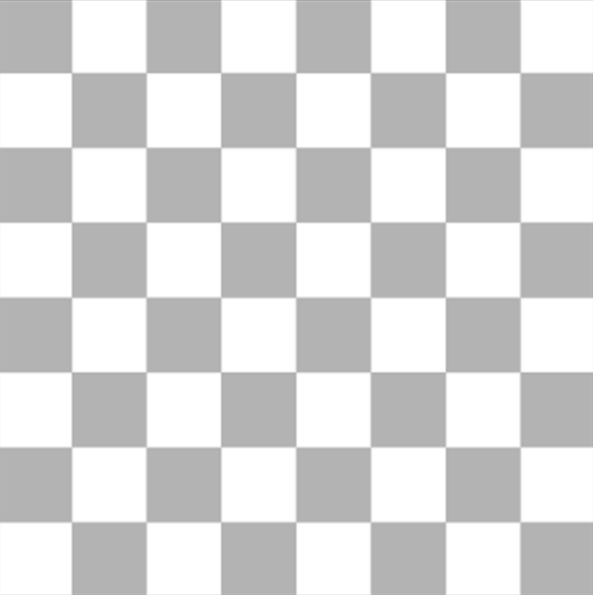
#> input picture images/week2_histogram/pic_1.png, 593 x 595 px, shrunk from 690 x 692 before the run
$ jupyter execute week2.ipynb
#> lines starting #> are read from the running program, lines starting #| are printed output that depends on the picture
[cell 1]
import numpy as np
import matplotlib.pyplot as plt
import cv2

[cell 2]
sameHisImagePath1 = "images/week2_histogram/pic_1.png"
sameHisImagePath2 = "images/week2_histogram/pic_2.png"
sameHisImagePath3 = "images/week2_histogram/pic_3.png"

# plot the histogram
def plotHistogram(imagePath):
#> called with imagePath = 'images/week2_histogram/pic_1.png'
    img = cv2.imread(imagePath, cv2.IMREAD_GRAYSCALE) # what imread do is to read the image in BGR format
#> img is the input picture: shape (595, 593); min 163, max 255, mean 216.4
    hist, bins = np.histogram(img.flatten(), 256, [0, 256]) # what histogram do is to calculate the histogram of the image what it returns is the histogram and the bins
#> hist = 256 values, max 154884 at index 255, min 0 at index 0, mean 1378.3; bins = 257 values from 0 to 256
    plt.hist(img.flatten(), 256, [0, 256], color='b')
    plt.xlim([0, 256])
    plt.show()
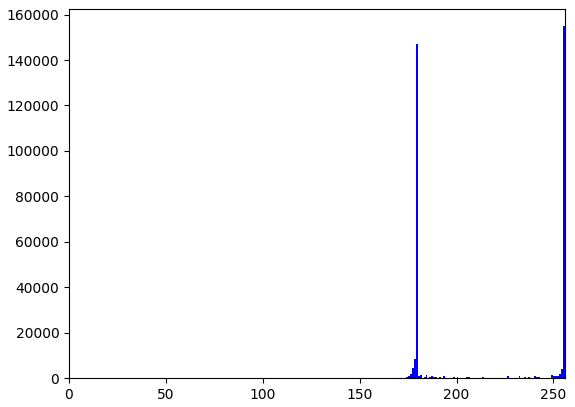
#> figure drawn by matplotlib, 1 panel; tallest bar 154884 high, from x = 255 to 256

plotHistogram(sameHisImagePath1)
plotHistogram(sameHisImagePath2)
#> call 2 of plotHistogram, with imagePath = 'images/week2_histogram/pic_2.png'
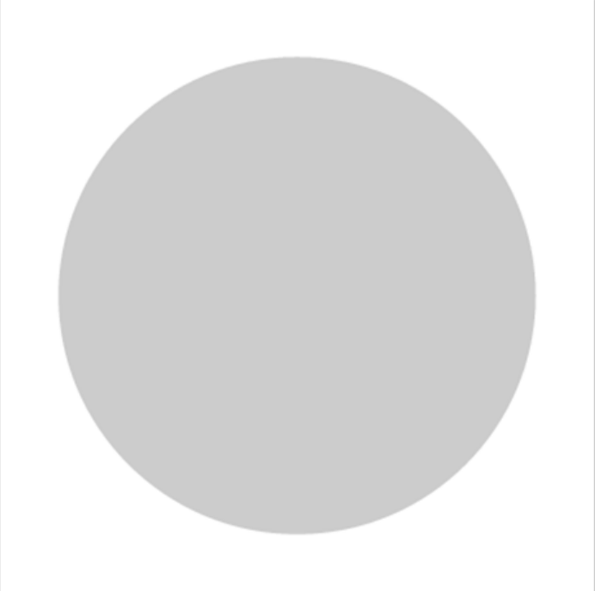
#> input picture images/week2_histogram/pic_2.png, 595 x 591 px, shrunk from 692 x 688 before the run
#> in plotHistogram, img is the input picture: shape (591, 595); min 200, max 255, mean 228.9
#> in plotHistogram (call 2), `hist, bins = np.histogram(img.flatten(), 256, [0, 256])`: hist = 256 values, max 174029 at index 204, min 0 at index 0, mean 1373.6
#> in plotHistogram (call 2), `plt.show()`:
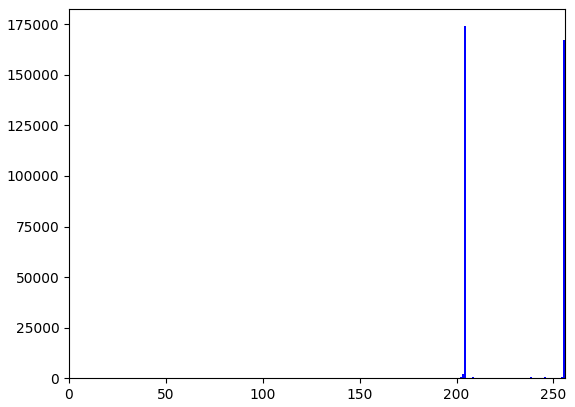
#> figure drawn by matplotlib, 1 panel; tallest bar 174029 high, from x = 204 to 205
plotHistogram(sameHisImagePath3)
#> call 3 of plotHistogram, with imagePath = 'images/week2_histogram/pic_3.png'
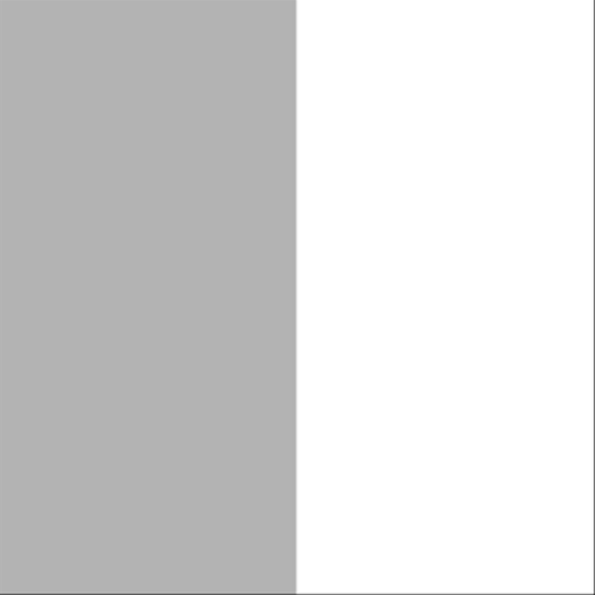
#> input picture images/week2_histogram/pic_3.png, 595 x 595 px, shrunk from 692 x 692 before the run
#> in plotHistogram, img is the input picture: shape (595, 595); min 58, max 255, mean 216.5
#> in plotHistogram (call 3), `hist, bins = np.histogram(img.flatten(), 256, [0, 256])`: hist = 256 values, max 172864 at index 255, min 0 at index 0, mean 1382.9

[cell 3]
import numpy as np
import matplotlib.pyplot as plt
import cv2

# Assignment 2: plot the histogram of low contrast image and high contrast image then compare them
imgHighContrastPath = "images/week2_histogram/mount_high_contrast.png"
imgLowContrastPath = "images/week2_histogram/mount_low_contrast.png"


def plotHistogram(imagePath):
    img = cv2.imread(imagePath, cv2.IMREAD_GRAYSCALE)
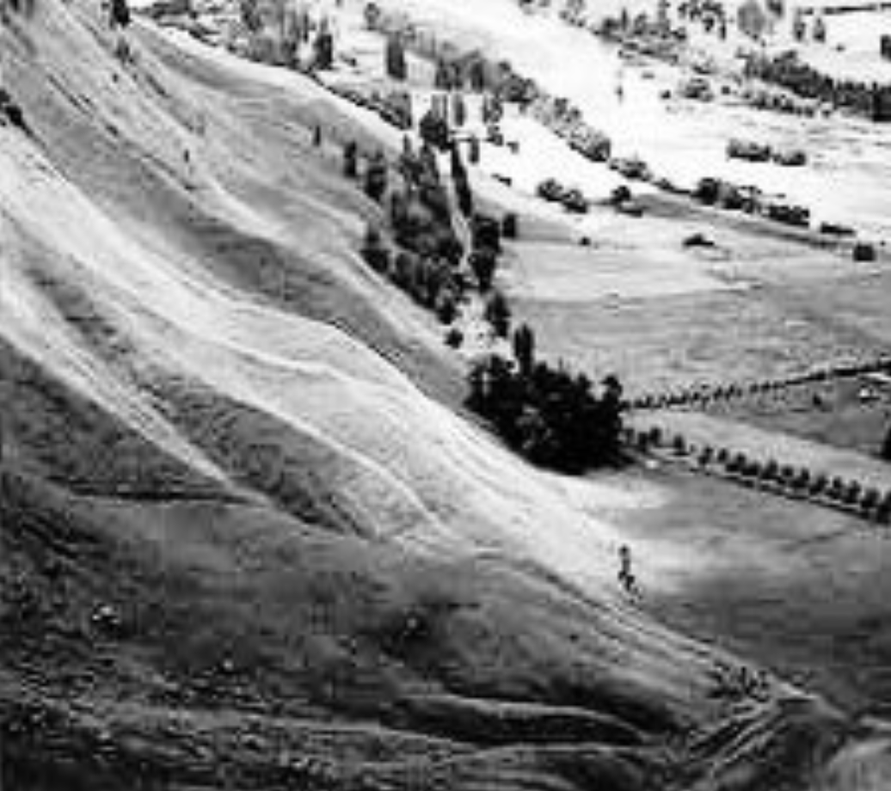
#> input picture images/week2_histogram/mount_high_contrast.png, 891 x 791 px, shrunk from 1036 x 920 before the run
#> img: shape (791, 891); min 0, max 255, mean 130.4
    hist, bins = np.histogram(img.flatten(), 256, [0, 256])
#> hist = 256 values, max 3575 at index 74, min 170 at index 0, mean 2753.1; bins = 257 values from 0 to 256
    plt.hist(img.flatten(), 256, [0, 256], color='b')
    plt.xlim([0, 256])
    plt.show()
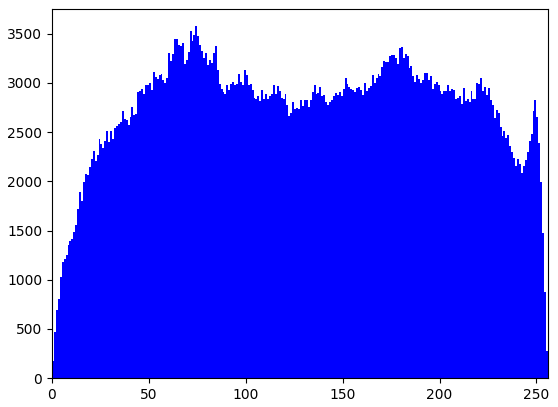
#> figure drawn by matplotlib, 1 panel; tallest bar 3575 high, from x = 74 to 75


# plot the histogram of high contrast image
plotHistogram(imgHighContrastPath)  # what x-axis and y-axis represent? x-axis is the intensity of the pixel, y-axis is the number of pixels with that intensity

# plot the histogram of low contrast image
plotHistogram(imgLowContrastPath)
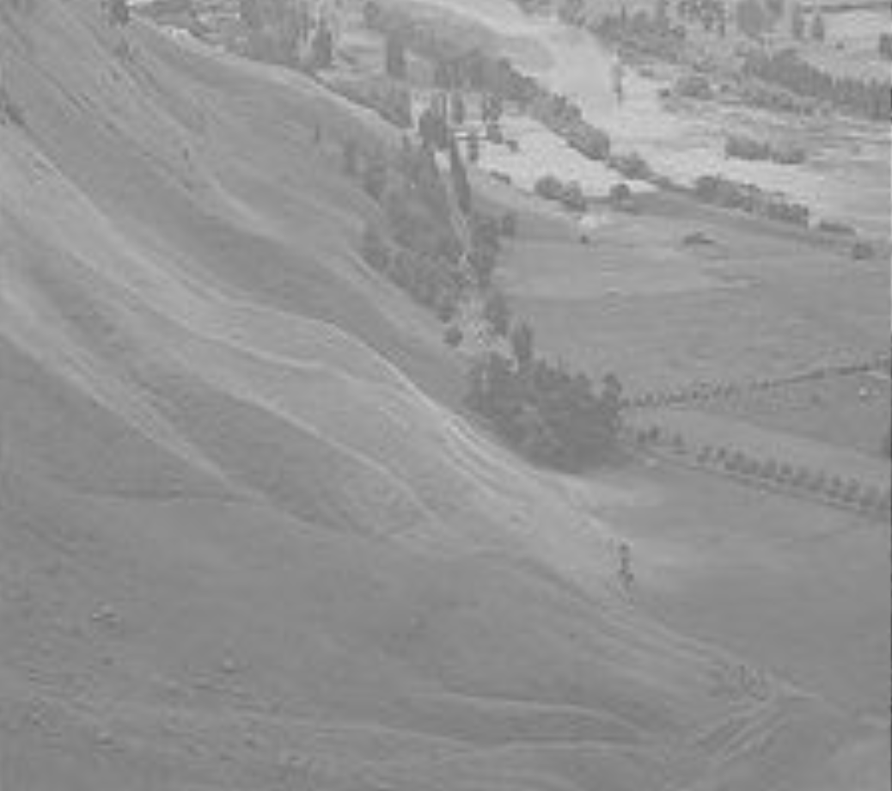
#> input picture images/week2_histogram/mount_low_contrast.png, 892 x 791 px, shrunk from 1038 x 920 before the run
#> in plotHistogram, img is the input picture: shape (791, 892); min 77, max 220, mean 147.6
#> in plotHistogram (call 2), `hist, bins = np.histogram(img.flatten(), 256, [0, 256])`: hist = 256 values, max 30395 at index 138, min 0 at index 0, mean 2756.1
#> in plotHistogram (call 2), `plt.show()`:
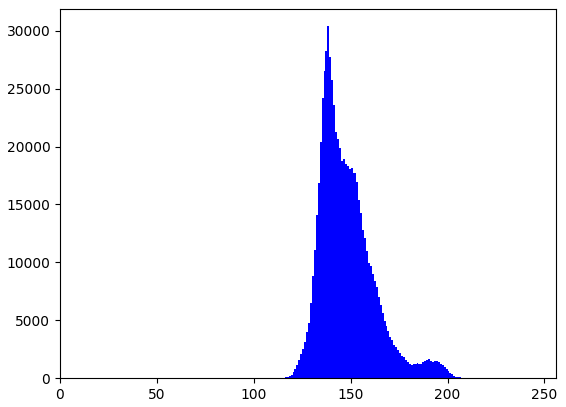
#> figure drawn by matplotlib, 1 panel; tallest bar 30395 high, from x = 138 to 139
